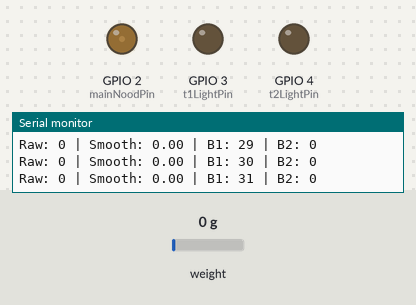
A program run on a simulated ESP32-S3. Shown: output pins drawn as LEDs (lit = HIGH), the last lines printed to the serial monitor. The inputs (shaded band) are chosen by the test bench; at power-on: weight on the scale 0 g.

Above: at 2.76 s.
2.8 s: weight on the scale set to 100 g
At 3.17 s:
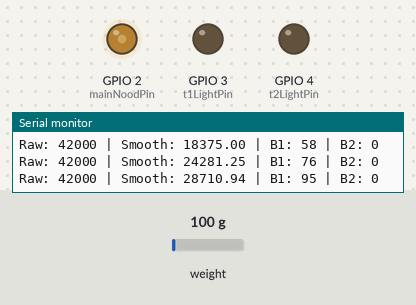
At 5.6 s:
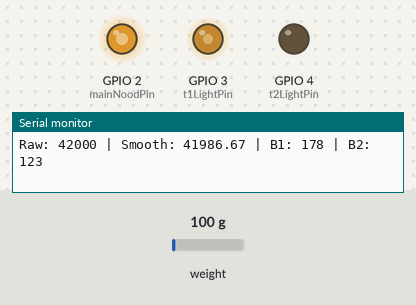
5.8 s: weight on the scale set to 1250 g
At 6.06 s:
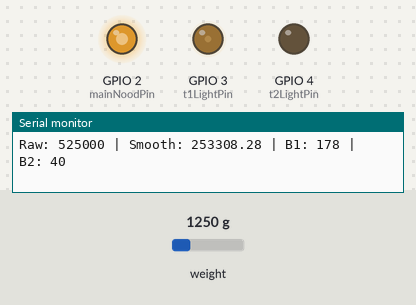
Timing chart, 0 to 14.8 s (numbered marks = the images above; inputs shaded):
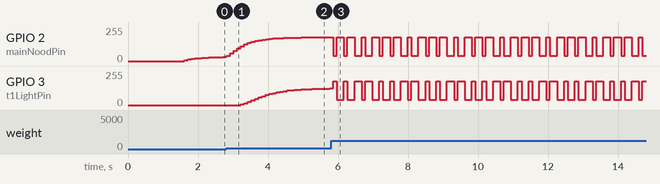

Measured:
- after the input at 2.8 s, GPIO 3 (t1LightPin): moves from 0/255 to 124/255 over 2.5 s, starting after 0.42 s
- after the input at 5.8 s, GPIO 2 (mainNoodPin): 178/255 → 40/255 after 0.06 s, then repeats every 1.3 s: 178/255 0.20 s, 40/255 0.10 s, 178/255 0.20 s, 40/255 0.20 s, 178/255 0.10 s, 40/255 0.20 s, 178/255 0.20 s, 40/255 0.10 s

The program:

main.cpp
```cpp
#include <Arduino.h>
#include "HX711.h"

/*
 * Project: ESP32-S3 Reactive Noods (Smooth Strain Sensor Mode)
 */

// HX711 circuit wiring (Matched to WIRING_GUIDE.md)
const int LOADCELL_DOUT_PIN = 5;
const int LOADCELL_SCK_PIN = 6;

HX711 scale;

const int mainNoodPin = 2;  // Driver 1 (Long Nood 1) on GPIO 2
const int t1LightPin = 3;   // Driver 2 (Long Nood 2) on GPIO 3
const int t2LightPin = 4;   // Driver 3 (Small Noods) on GPIO 4

// User Defined Thresholds (Raw Readings)
const long VAL_0   = -7000;  // Everything below this is OFF
const long VAL_1   = 30000; // Nood 1 Full, Nood 2 starts
const long VAL_2   = 47000; // Both Full, Spasm starts

// --- Smoothing Constants ---
float smoothedReading = VAL_0;
const float sensorSmoothingFactor = 0.25;

float b1Smooth = 0;
float b2Smooth = 0;
const float brightSmoothingFactor = 0.20;

void setup() {
  Serial.begin(115200);
  delay(1000);

  analogWriteResolution(8);

  pinMode(mainNoodPin, OUTPUT);
  pinMode(t1LightPin, OUTPUT);
  pinMode(t2LightPin, OUTPUT);

  // Initialize all drivers to OFF (Active High)
  analogWrite(mainNoodPin, 0);
  analogWrite(t1LightPin, 0);
  analogWrite(t2LightPin, 0);

  Serial.println("Initializing the scale...");
  scale.begin(LOADCELL_DOUT_PIN, LOADCELL_SCK_PIN);

  if (scale.wait_ready_timeout(500)) {
    smoothedReading = (float)scale.get_value(5);
  }

  Serial.println("Dual Nood Spasm Mode Started.");
}

// --- Brightness Limits ---
const int MAX_BRIGHT = 178; // 70% of 255

void loop() {
  if (scale.wait_ready_timeout(20)) {
    long rawReading = scale.get_value(1);

    smoothedReading = (rawReading * sensorSmoothingFactor) + (smoothedReading * (1.0 - sensorSmoothingFactor));

    float reading = smoothedReading;
    int targetB1 = 0;
    int targetB2 = 0;

    // --- State Logic ---
    if (reading <= VAL_0) {
      // STATE 1: DEADZONE
      targetB1 = 0;
      targetB2 = 0;
    }
    else if (reading <= VAL_1) {
      // STATE 2: NOOD 1 FADES
      targetB1 = map(reading, VAL_0, VAL_1, 0, MAX_BRIGHT);
      targetB2 = 0;
    }
    else if (reading <= VAL_2) {
      // STATE 3: NOOD 2 FADES
      targetB1 = MAX_BRIGHT;
      targetB2 = map(reading, VAL_1, VAL_2, 0, MAX_BRIGHT);
    }
    else {
      // STATE 4: SPASM MODE
      if ((millis() / 30) % 2 == 0) {
        targetB1 = MAX_BRIGHT;
        targetB2 = 40; // Proportional dimming
      } else {
        targetB1 = 40;
        targetB2 = MAX_BRIGHT;
      }
    }

    // Apply smoothing only to the fading states (prevents smoothing out the spasm)
    if (reading <= VAL_2) {
      b1Smooth = (targetB1 * brightSmoothingFactor) + (b1Smooth * (1.0 - brightSmoothingFactor));
      b2Smooth = (targetB2 * brightSmoothingFactor) + (b2Smooth * (1.0 - brightSmoothingFactor));
    } else {
      b1Smooth = targetB1; // Instant response for spasm
      b2Smooth = targetB2;
    }

    // Snap to limits
    if (abs(b1Smooth - targetB1) < 0.5) b1Smooth = targetB1;
    if (abs(b2Smooth - targetB2) < 0.5) b2Smooth = targetB2;

    // Output to LED Drivers (Active High)
    analogWrite(mainNoodPin, (int)round(b1Smooth));
    analogWrite(t1LightPin, (int)round(b2Smooth));

    Serial.print("Raw: "); Serial.print(rawReading);
    Serial.print(" | Smooth: "); Serial.print(reading);
    Serial.print(" | B1: "); Serial.print((int)round(b1Smooth));
    Serial.print(" | B2: "); Serial.println((int)round(b2Smooth));
  }

  delay(1);
}
```
